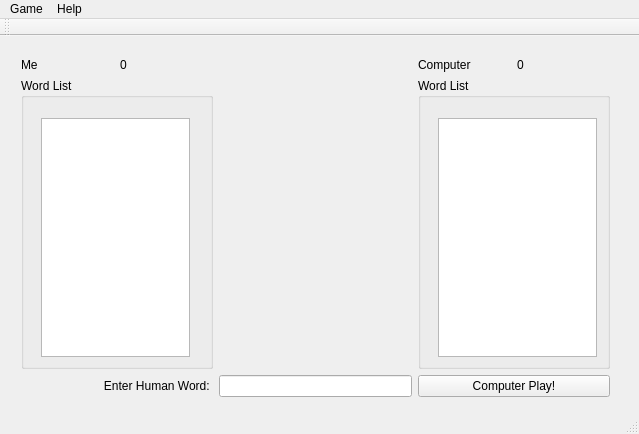
<?xml version="1.0" encoding="UTF-8"?>
<ui version="4.0">
 <class>MainWindow</class>
 <widget class="QMainWindow" name="MainWindow">
  <property name="geometry">
   <rect>
    <x>0</x>
    <y>0</y>
    <width>639</width>
    <height>434</height>
   </rect>
  </property>
  <property name="windowTitle">
   <string>CSE100ggle</string>
  </property>
  <widget class="QWidget" name="centralWidget">
   <widget class="QWidget" name="layoutWidget">
    <property name="geometry">
     <rect>
      <x>10</x>
      <y>11</y>
      <width>611</width>
      <height>361</height>
     </rect>
    </property>
    <layout class="QGridLayout" name="centralLayout" rowstretch="0,0,0" columnstretch="0,0,0">
     <item row="0" column="0">
      <layout class="QHBoxLayout" name="horizontalLayout">
       <item>
        <widget class="QLabel" name="me_label">
         <property name="text">
          <string>Me</string>
         </property>
        </widget>
       </item>
       <item>
        <widget class="QLabel" name="humanScore">
         <property name="text">
          <string>0</string>
         </property>
        </widget>
       </item>
      </layout>
     </item>
     <item row="0" column="2">
      <layout class="QHBoxLayout" name="horizontalLayout_2">
       <item>
        <widget class="QLabel" name="computer_label">
         <property name="text">
          <string>Computer</string>
         </property>
        </widget>
       </item>
       <item>
        <widget class="QLabel" name="computerScore">
         <property name="text">
          <string>0</string>
         </property>
        </widget>
       </item>
      </layout>
     </item>
     <item row="1" column="0">
      <widget class="QGroupBox" name="human_words_box">
       <property name="sizePolicy">
        <sizepolicy hsizetype="MinimumExpanding" vsizetype="MinimumExpanding">
         <horstretch>0</horstretch>
         <verstretch>0</verstretch>
        </sizepolicy>
       </property>
       <property name="title">
        <string>Word List</string>
       </property>
       <widget class="QWidget" name="gridLayoutWidget_2">
        <property name="geometry">
         <rect>
          <x>9</x>
          <y>29</y>
          <width>171</width>
          <height>261</height>
         </rect>
        </property>
        <layout class="QGridLayout" name="human_words_grid">
         <item row="0" column="0">
          <widget class="QListWidget" name="humanWords">
           <property name="sizePolicy">
            <sizepolicy hsizetype="Ignored" vsizetype="Ignored">
             <horstretch>0</horstretch>
             <verstretch>0</verstretch>
            </sizepolicy>
           </property>
          </widget>
         </item>
        </layout>
       </widget>
      </widget>
     </item>
     <item row="1" column="1">
      <layout class="QGridLayout" name="gridLayout" rowminimumheight="0" columnminimumwidth="0">
       <property name="sizeConstraint">
        <enum>QLayout::SetFixedSize</enum>
       </property>
      </layout>
     </item>
     <item row="1" column="2">
      <widget class="QGroupBox" name="comp_words_box">
       <property name="sizePolicy">
        <sizepolicy hsizetype="MinimumExpanding" vsizetype="MinimumExpanding">
         <horstretch>0</horstretch>
         <verstretch>0</verstretch>
        </sizepolicy>
       </property>
       <property name="title">
        <string>Word List</string>
       </property>
       <widget class="QWidget" name="gridLayoutWidget">
        <property name="geometry">
         <rect>
          <x>9</x>
          <y>29</y>
          <width>181</width>
          <height>261</height>
         </rect>
        </property>
        <layout class="QGridLayout" name="comp_words_grid">
         <property name="sizeConstraint">
          <enum>QLayout::SetNoConstraint</enum>
         </property>
         <item row="0" column="0">
          <widget class="QListWidget" name="computerWords">
           <property name="sizePolicy">
            <sizepolicy hsizetype="Ignored" vsizetype="Ignored">
             <horstretch>1</horstretch>
             <verstretch>1</verstretch>
            </sizepolicy>
           </property>
           <property name="maximumSize">
            <size>
             <width>16777215</width>
             <height>16777215</height>
            </size>
           </property>
          </widget>
         </item>
        </layout>
       </widget>
      </widget>
     </item>
     <item row="2" column="0">
      <widget class="QLabel" name="enter_word_label">
       <property name="text">
        <string>Enter Human Word: </string>
       </property>
       <property name="alignment" >
         <set>Qt::AlignRight|Qt::AlignTrailing|Qt::AlignVCenter</set>
       </property>
      </widget>
     </item>
     <item row="2" column="1">
      <widget class="QLineEdit" name="humanInput"/>
     </item>
     <item row="2" column="2">
      <widget class="QPushButton" name="computerPlayButton">
       <property name="text">
        <string>Computer Play!</string>
       </property>
      </widget>
     </item>
    </layout>
   </widget>
  </widget>
  <widget class="QMenuBar" name="menuBar">
   <property name="geometry">
    <rect>
     <x>0</x>
     <y>0</y>
     <width>639</width>
     <height>22</height>
    </rect>
   </property>
   <widget class="QMenu" name="menuGame">
    <property name="title">
     <string>Game</string>
    </property>
    <addaction name="actionNew_Random"/>
    <addaction name="actionNew_Custom"/>
    <addaction name="actionQuit"/>
   </widget>
   <widget class="QMenu" name="menuHelp">
    <property name="title">
     <string>Help</string>
    </property>
   </widget>
   <addaction name="menuGame"/>
   <addaction name="menuHelp"/>
  </widget>
  <widget class="QToolBar" name="mainToolBar">
   <property name="enabled">
    <bool>false</bool>
   </property>
   <attribute name="toolBarArea">
    <enum>TopToolBarArea</enum>
   </attribute>
   <attribute name="toolBarBreak">
    <bool>false</bool>
   </attribute>
  </widget>
  <widget class="QStatusBar" name="statusBar"/>
  <action name="actionNew_Random">
   <property name="text">
    <string>New Random</string>
   </property>
   <property name="shortcut">
    <string>Ctrl+N</string>
   </property>
  </action>
  <action name="actionQuit">
   <property name="text">
    <string>Quit</string>
   </property>
  </action>
  <action name="actionNew_Custom">
   <property name="text">
    <string>New Custom</string>
   </property>
   <property name="shortcut">
    <string>Ctrl+Shift+N</string>
   </property>
  </action>
 </widget>
 <layoutdefault spacing="6" margin="11"/>
 <resources/>
 <connections/>
</ui>
